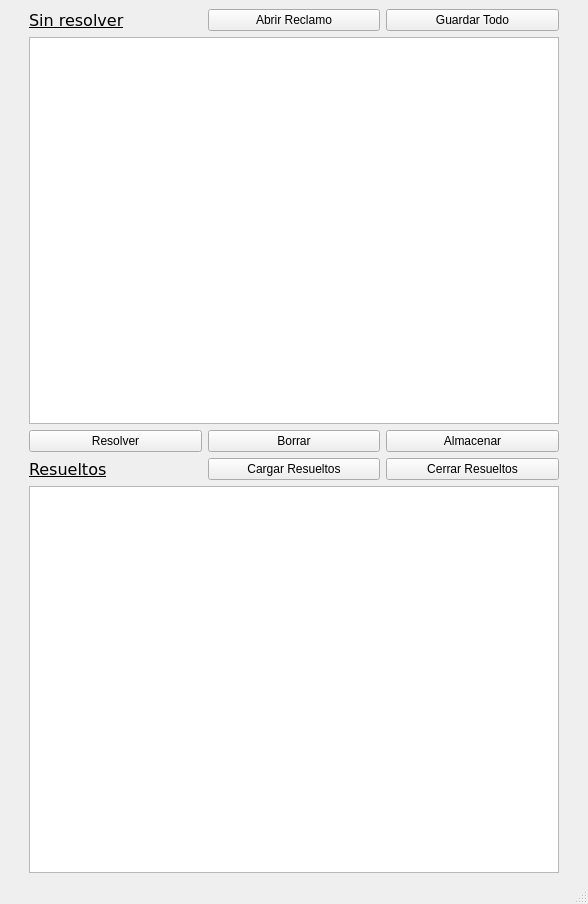
<?xml version="1.0" encoding="UTF-8"?>
<ui version="4.0">
 <class>MainWindow</class>
 <widget class="QMainWindow" name="MainWindow">
  <property name="geometry">
   <rect>
    <x>0</x>
    <y>0</y>
    <width>588</width>
    <height>904</height>
   </rect>
  </property>
  <property name="windowTitle">
   <string>MainWindow</string>
  </property>
  <widget class="QWidget" name="centralwidget">
   <layout class="QGridLayout" name="gridLayout">
    <item row="8" column="1" colspan="3">
     <widget class="QListWidget" name="listWidget_2"/>
    </item>
    <item row="5" column="1">
     <widget class="QPushButton" name="pushButton">
      <property name="text">
       <string>Resolver</string>
      </property>
     </widget>
    </item>
    <item row="5" column="0">
     <spacer name="horizontalSpacer_2">
      <property name="orientation">
       <enum>Qt::Horizontal</enum>
      </property>
      <property name="sizeType">
       <enum>QSizePolicy::Fixed</enum>
      </property>
      <property name="sizeHint" stdset="0">
       <size>
        <width>20</width>
        <height>20</height>
       </size>
      </property>
     </spacer>
    </item>
    <item row="7" column="1">
     <widget class="QLabel" name="label_2">
      <property name="font">
       <font>
        <family>Verdana</family>
        <pointsize>12</pointsize>
        <underline>true</underline>
       </font>
      </property>
      <property name="text">
       <string>Resueltos</string>
      </property>
     </widget>
    </item>
    <item row="5" column="4">
     <spacer name="horizontalSpacer">
      <property name="orientation">
       <enum>Qt::Horizontal</enum>
      </property>
      <property name="sizeType">
       <enum>QSizePolicy::Fixed</enum>
      </property>
      <property name="sizeHint" stdset="0">
       <size>
        <width>20</width>
        <height>20</height>
       </size>
      </property>
     </spacer>
    </item>
    <item row="5" column="2">
     <widget class="QPushButton" name="pushButton_3">
      <property name="text">
       <string>Borrar</string>
      </property>
     </widget>
    </item>
    <item row="3" column="1" colspan="3">
     <widget class="QListWidget" name="listWidget"/>
    </item>
    <item row="1" column="2">
     <widget class="QPushButton" name="pushButton_2">
      <property name="text">
       <string>Abrir Reclamo</string>
      </property>
     </widget>
    </item>
    <item row="1" column="3">
     <widget class="QPushButton" name="pushButton_4">
      <property name="text">
       <string>Guardar Todo</string>
      </property>
     </widget>
    </item>
    <item row="1" column="1">
     <widget class="QLabel" name="label">
      <property name="font">
       <font>
        <family>Verdana</family>
        <pointsize>12</pointsize>
        <underline>true</underline>
       </font>
      </property>
      <property name="text">
       <string>Sin resolver</string>
      </property>
     </widget>
    </item>
    <item row="5" column="3">
     <widget class="QPushButton" name="pushButton_5">
      <property name="text">
       <string>Almacenar</string>
      </property>
     </widget>
    </item>
    <item row="7" column="2">
     <widget class="QPushButton" name="pushButton_6">
      <property name="text">
       <string>Cargar Resueltos</string>
      </property>
     </widget>
    </item>
    <item row="7" column="3">
     <widget class="QPushButton" name="pushButton_7">
      <property name="text">
       <string>Cerrar Resueltos</string>
      </property>
     </widget>
    </item>
   </layout>
  </widget>
  <widget class="QMenuBar" name="menubar">
   <property name="geometry">
    <rect>
     <x>0</x>
     <y>0</y>
     <width>588</width>
     <height>21</height>
    </rect>
   </property>
  </widget>
  <widget class="QStatusBar" name="statusbar"/>
 </widget>
 <resources/>
 <connections/>
</ui>
